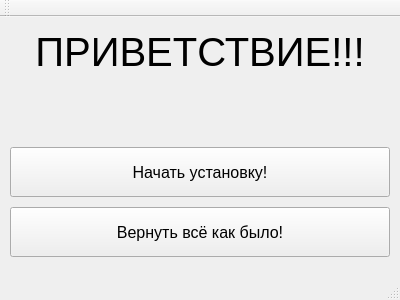
<?xml version="1.0" encoding="UTF-8"?>
<ui version="4.0">
 <class>MainWindow</class>
 <widget class="QMainWindow" name="MainWindow">
  <property name="geometry">
   <rect>
    <x>0</x>
    <y>0</y>
    <width>400</width>
    <height>300</height>
   </rect>
  </property>
  <property name="minimumSize">
   <size>
    <width>400</width>
    <height>300</height>
   </size>
  </property>
  <property name="maximumSize">
   <size>
    <width>400</width>
    <height>300</height>
   </size>
  </property>
  <property name="windowTitle">
   <string>MainWindow</string>
  </property>
  <widget class="QWidget" name="centralWidget">
   <widget class="QStackedWidget" name="stackedWidget">
    <property name="geometry">
     <rect>
      <x>0</x>
      <y>0</y>
      <width>400</width>
      <height>270</height>
     </rect>
    </property>
    <property name="currentIndex">
     <number>0</number>
    </property>
    <widget class="QWidget" name="page_hello">
     <widget class="QLabel" name="lbl_hello">
      <property name="geometry">
       <rect>
        <x>10</x>
        <y>10</y>
        <width>380</width>
        <height>50</height>
       </rect>
      </property>
      <property name="font">
       <font>
        <pointsize>30</pointsize>
       </font>
      </property>
      <property name="text">
       <string>ПРИВЕТСТВИЕ!!!</string>
      </property>
      <property name="alignment">
       <set>Qt::AlignCenter</set>
      </property>
     </widget>
     <widget class="QPushButton" name="btn_next_1">
      <property name="geometry">
       <rect>
        <x>10</x>
        <y>130</y>
        <width>380</width>
        <height>50</height>
       </rect>
      </property>
      <property name="font">
       <font>
        <pointsize>12</pointsize>
       </font>
      </property>
      <property name="text">
       <string>Начать установку!</string>
      </property>
     </widget>
     <widget class="QPushButton" name="btn_next_4">
      <property name="geometry">
       <rect>
        <x>10</x>
        <y>190</y>
        <width>380</width>
        <height>50</height>
       </rect>
      </property>
      <property name="font">
       <font>
        <pointsize>12</pointsize>
       </font>
      </property>
      <property name="text">
       <string>Вернуть всё как было!</string>
      </property>
     </widget>
    </widget>
    <widget class="QWidget" name="page_interface">
     <widget class="QPushButton" name="btn_next_2">
      <property name="geometry">
       <rect>
        <x>230</x>
        <y>190</y>
        <width>150</width>
        <height>22</height>
       </rect>
      </property>
      <property name="font">
       <font>
        <pointsize>12</pointsize>
       </font>
      </property>
      <property name="text">
       <string>Далее</string>
      </property>
     </widget>
     <widget class="QListWidget" name="lw_interface">
      <property name="geometry">
       <rect>
        <x>10</x>
        <y>100</y>
        <width>200</width>
        <height>140</height>
       </rect>
      </property>
      <property name="selectionMode">
       <enum>QAbstractItemView::MultiSelection</enum>
      </property>
     </widget>
     <widget class="QLabel" name="lbl_interface">
      <property name="geometry">
       <rect>
        <x>10</x>
        <y>70</y>
        <width>200</width>
        <height>20</height>
       </rect>
      </property>
      <property name="font">
       <font>
        <pointsize>12</pointsize>
       </font>
      </property>
      <property name="text">
       <string>Выберите интерфейсы:</string>
      </property>
     </widget>
     <widget class="QComboBox" name="cb_resolution">
      <property name="geometry">
       <rect>
        <x>10</x>
        <y>40</y>
        <width>200</width>
        <height>22</height>
       </rect>
      </property>
     </widget>
     <widget class="QLabel" name="lbl_resolution">
      <property name="geometry">
       <rect>
        <x>10</x>
        <y>10</y>
        <width>200</width>
        <height>20</height>
       </rect>
      </property>
      <property name="font">
       <font>
        <pointsize>12</pointsize>
       </font>
      </property>
      <property name="text">
       <string>Выберите разрешение:</string>
      </property>
     </widget>
     <widget class="QPushButton" name="btn_back_1">
      <property name="geometry">
       <rect>
        <x>230</x>
        <y>220</y>
        <width>150</width>
        <height>22</height>
       </rect>
      </property>
      <property name="font">
       <font>
        <pointsize>12</pointsize>
       </font>
      </property>
      <property name="text">
       <string>Назад</string>
      </property>
     </widget>
    </widget>
    <widget class="QWidget" name="page">
     <widget class="QWidget" name="gridLayoutWidget">
      <property name="geometry">
       <rect>
        <x>10</x>
        <y>30</y>
        <width>211</width>
        <height>211</height>
       </rect>
      </property>
      <layout class="QGridLayout" name="gridLayout">
       <property name="spacing">
        <number>2</number>
       </property>
      </layout>
     </widget>
     <widget class="QPushButton" name="btn_next_3">
      <property name="geometry">
       <rect>
        <x>230</x>
        <y>190</y>
        <width>150</width>
        <height>22</height>
       </rect>
      </property>
      <property name="font">
       <font>
        <pointsize>12</pointsize>
       </font>
      </property>
      <property name="focusPolicy">
       <enum>Qt::StrongFocus</enum>
      </property>
      <property name="text">
       <string>Далее</string>
      </property>
     </widget>
     <widget class="QPushButton" name="btn_back_2">
      <property name="geometry">
       <rect>
        <x>230</x>
        <y>220</y>
        <width>150</width>
        <height>22</height>
       </rect>
      </property>
      <property name="font">
       <font>
        <pointsize>12</pointsize>
       </font>
      </property>
      <property name="text">
       <string>Назад</string>
      </property>
     </widget>
    </widget>
   </widget>
  </widget>
  <widget class="QMenuBar" name="menuBar">
   <property name="geometry">
    <rect>
     <x>0</x>
     <y>0</y>
     <width>400</width>
     <height>20</height>
    </rect>
   </property>
  </widget>
  <widget class="QToolBar" name="mainToolBar">
   <attribute name="toolBarArea">
    <enum>TopToolBarArea</enum>
   </attribute>
   <attribute name="toolBarBreak">
    <bool>false</bool>
   </attribute>
  </widget>
  <widget class="QStatusBar" name="statusBar"/>
 </widget>
 <layoutdefault spacing="6" margin="11"/>
 <resources/>
 <connections/>
</ui>
